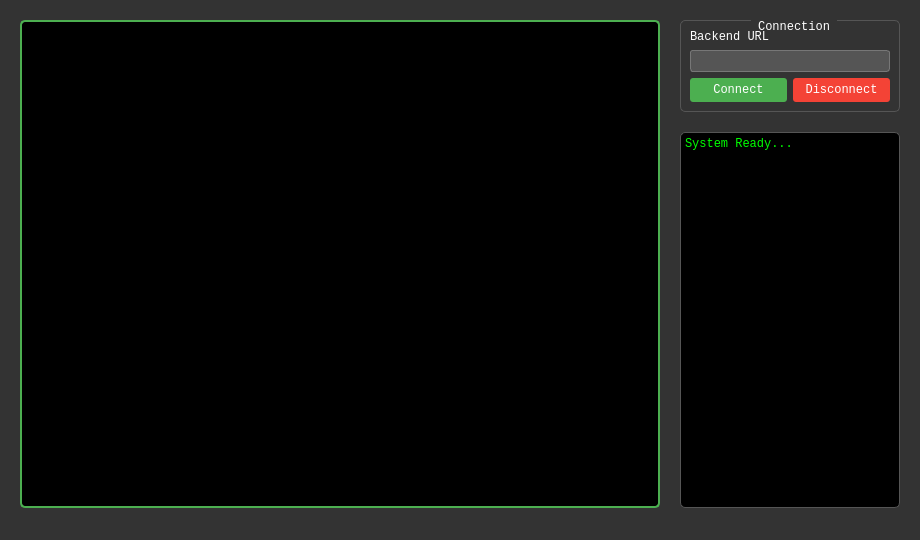
<?xml version="1.0" encoding="UTF-8"?>
<ui version="4.0">
 <class>MainWindow</class>
 <widget class="QMainWindow" name="MainWindow">
  <property name="geometry">
   <rect>
    <x>0</x>
    <y>0</y>
    <width>920</width>
    <height>540</height>
   </rect>
  </property>
  <property name="minimumSize">
   <size>
    <width>920</width>
    <height>540</height>
   </size>
  </property>
  <property name="windowTitle">
   <string>ARKPLUS Video Viewer</string>
  </property>
  <property name="styleSheet">
   <string notr="true">background-color: #333333;</string>
  </property>
  <widget class="QWidget" name="centralwidget">
   <layout class="QHBoxLayout" name="mainHorizontalLayout">
    <property name="spacing">
     <number>20</number>
    </property>
    <property name="leftMargin">
     <number>20</number>
    </property>
    <property name="topMargin">
     <number>20</number>
    </property>
    <property name="rightMargin">
     <number>20</number>
    </property>
    <property name="bottomMargin">
     <number>10</number>
    </property>
    <item>
     <widget class="QLabel" name="video_display">
      <property name="sizePolicy">
       <sizepolicy hsizetype="Expanding" vsizetype="Expanding">
        <horstretch>3</horstretch>
        <verstretch>0</verstretch>
       </sizepolicy>
      </property>
      <property name="minimumSize">
       <size>
        <width>640</width>
        <height>480</height>
       </size>
      </property>
      <property name="styleSheet">
       <string notr="true">
        background-color: black;
        border: 2px solid #4CAF50;
        border-radius: 5px;
       </string>
      </property>
      <property name="text">
       <string>Video Area</string>
      </property>
      <property name="alignment">
       <set>Qt::AlignCenter</set>
      </property>
     </widget>
    </item>
    <item>
     <layout class="QVBoxLayout" name="verticalLayout">
      <item>
       <widget class="QGroupBox" name="controlGroup">
        <property name="styleSheet">
         <string notr="true">
          QGroupBox {
              border: 1px solid #555;
              border-radius: 5px;
              margin-top: 1ex;
              font-family: Consolas, Monospace;
              color: white;
          }
          QGroupBox::title {
              subcontrol-origin: margin;
              subcontrol-position: top center;
              padding: 0 3px;
          }
         </string>
        </property>
        <property name="title">
         <string>Connection</string>
        </property>
        <layout class="QVBoxLayout" name="verticalLayout_2">
         <item>
          <widget class="QLabel" name="label">
           <property name="styleSheet">
            <string notr="true">
             color: white;
             font-family: Consolas, Monospace;
            </string>
           </property>
           <property name="text">
            <string>Backend URL</string>
           </property>
          </widget>
         </item>
         <item>
          <widget class="QLineEdit" name="backend_url_input">
           <property name="styleSheet">
            <string notr="true">
             background-color: #555;
             color: white;
             border: 1px solid #777;
             border-radius: 3px;
             padding: 2px;
             font-family: Consolas, Monospace;
            </string>
           </property>
          </widget>
         </item>
         <item>
          <layout class="QHBoxLayout" name="horizontalLayout">
           <item>
            <widget class="QPushButton" name="connect_button">
             <property name="styleSheet">
              <string notr="true">
               QPushButton {
                   background-color: #4CAF50;
                   color: white;
                   border-radius: 3px;
                   padding: 5px;
                   font-family: Consolas, Monospace;
               }
               QPushButton:hover {
                   background-color: #45a049;
               }
              </string>
             </property>
             <property name="text">
              <string>Connect</string>
             </property>
            </widget>
           </item>
           <item>
            <widget class="QPushButton" name="disconnect_button">
             <property name="styleSheet">
              <string notr="true">
               QPushButton {
                   background-color: #f44336;
                   color: white;
                   border-radius: 3px;
                   padding: 5px;
                   font-family: Consolas, Monospace;
               }
               QPushButton:hover {
                   background-color: #da190b;
               }
              </string>
             </property>
             <property name="text">
              <string>Disconnect</string>
             </property>
            </widget>
           </item>
          </layout>
         </item>
        </layout>
       </widget>
      </item>
      <item>
       <widget class="QPlainTextEdit" name="log_output">
        <property name="sizePolicy">
         <sizepolicy hsizetype="Expanding" vsizetype="Expanding">
          <horstretch>1</horstretch>
          <verstretch>0</verstretch>
         </sizepolicy>
        </property>
        <property name="minimumSize">
         <size>
          <width>200</width>
          <height>0</height>
         </size>
        </property>
        <property name="styleSheet">
         <string notr="true">
          background-color: black;
          color: #00FF00;
          font-family: Consolas, Monospace;
          font-size: 12px;
          border: 1px solid #555;
          border-radius: 5px;
         </string>
        </property>
        <property name="readOnly">
         <bool>true</bool>
        </property>
        <property name="plainText">
         <string>System Ready...</string>
        </property>
       </widget>
      </item>
     </layout>
    </item>
   </layout>
  </widget>
  <widget class="QMenuBar" name="menubar"/>
  <widget class="QStatusBar" name="statusbar"/>
 </widget>
</ui>
